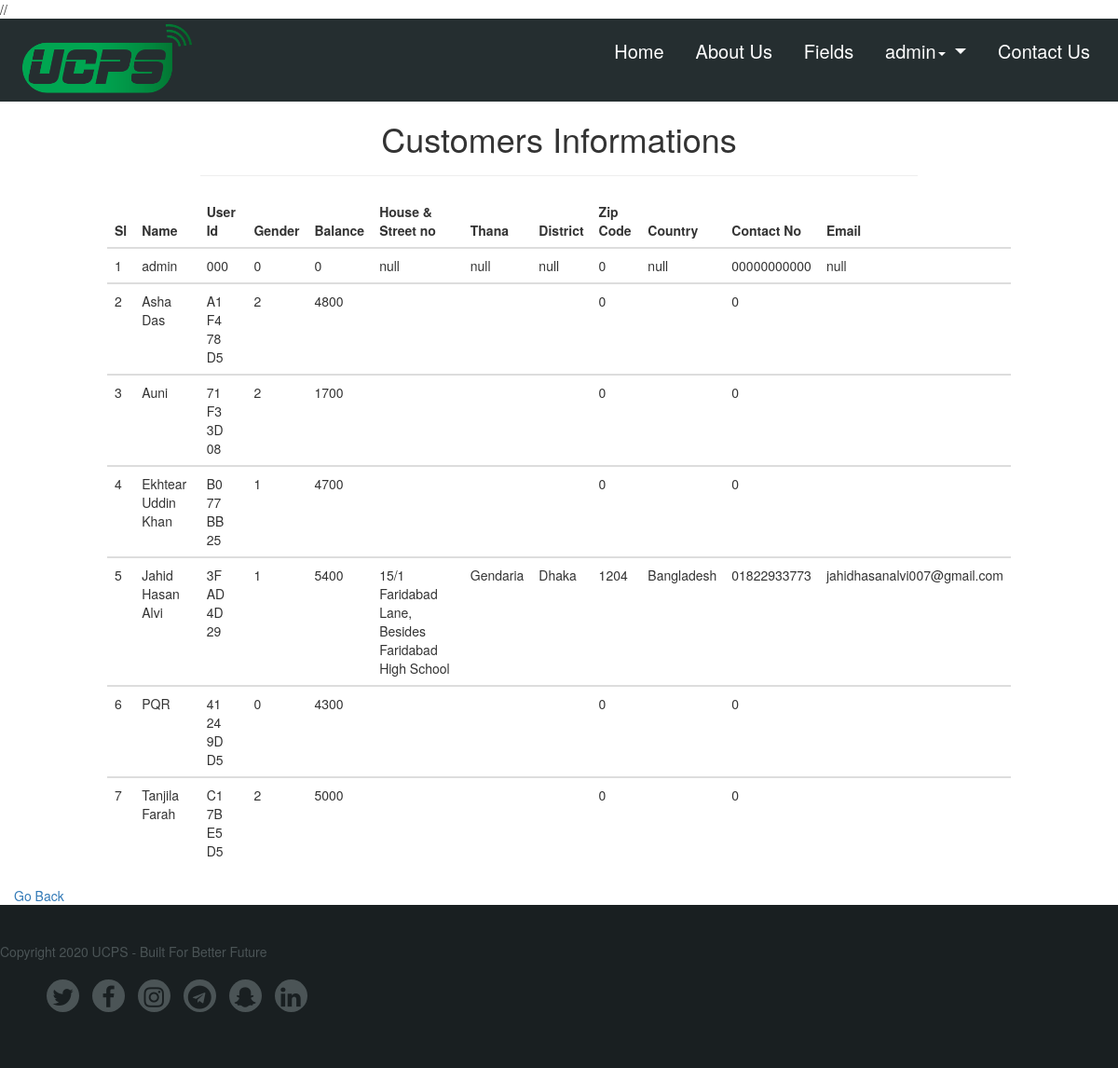
/Webpage/view_customers.php (signed in), run on the app's committed database.
### tables this page shows
CREATE TABLE `customers` (
  `cSL` int(5) NOT NULL,
  `uAccountNo` varchar(12) NOT NULL,
  `name` varchar(50) NOT NULL,
  `Balance` int(10) NOT NULL,
  `username` varchar(50) NOT NULL,
  `password` varchar(50) NOT NULL,
  `contact_no` varchar(15) NOT NULL,
  `email` varchar(30) NOT NULL,
  `gender` tinyint(1) NOT NULL,
  `houseAndStreet` varchar(200) NOT NULL,
  `thana` varchar(20) NOT NULL,
  `district` varchar(20) NOT NULL,
  `zip_code` int(5) NOT NULL,
  `country` varchar(20) NOT NULL
);

### Webpage/view_customers.php (the view, shortened to what this page needs)
<?php
include 'connection.php';
$result = "SELECT * FROM customers U ORDER BY U.Name ASC";
$result = mysqli_query($conn, $result);
?>
    <!DOCTYPE html>
    <html>
    <head>
        <link rel="stylesheet" href="https://maxcdn.bootstrapcdn.com/bootstrap/4.0.0/css/bootstrap.min.css">
        //<link rel="stylesheet" href="listViewStyle.css">
    </head>
    <body>
        <?php include 'Header.php'; ?>
            <div class="container-fluid" id="top">
                <div class="row">
                    <div class="col-md-2"></div>
                    <div class="col-md-8">
                        <h1 align="center">Customers Informations</h1>
                        <hr> </div>
                    <div class="col-md-2"></div>
                </div>
            </div>
            <div class="container-fluid" id="tab">
                <div class="row">
                    <div class="col-md-1"></div>
                    <div class="col-md-10">
                        <table class="table table-hover">
                            <thead>
                                <tr>
                                    <th>Sl</th>
                                    <th>Name</th>
                                    <th>User Id</th>
                                    <th>Gender</th>
                                    <th>Balance</th>
                                    <th>House & Street no</th>
                                    <th>Thana</th>
                                    <th>District</th>
                                    <th>Zip Code</th>
                                    <th>Country</th>
                                    <th>Contact No</th>
                                    <th>Email</th>
                                </tr>
                            </thead>
                            <?php
                    while($res = mysqli_fetch_array($result)) {
                    ?>
                                <tbody>
                                    <tr>
                                        <td class="count"></td>
                                        <td>
                                            <?php echo $res['name']; ?>
                                        </td>
                                        <td>
                                            <?php echo $res['uAccountNo']; ?>
                                        </td>
                                        <td>
                                            <?php echo $res['gender'];?>
                                        </td>
                                        <td>
                                            <?php echo $res['Balance'];?>
                                        </td>
                                        <td>
                                            <?php echo $res['houseAndStreet'];?>
                                        </td>
                                        <td>
                                            <?php echo $res['thana'];?>
                                        </td>
                                        <td>
                                            <?php echo $res['district'];?>
                                        </td>
                                        <td>
                                            <?php echo $res['zip_code'];?>
                                        </td>
                                        <td>
                                            <?php echo $res['country'];?>
                                        </td>
                                        <td>
                                            <?php echo $res['contact_no'];?>
                                        </td>
                                        <td>
                                            <?php echo $res['email'];?>
                                        </td>
                                    </tr>
                                </tbody>
                                <?php
                    }
                    ?>
                        </table>
                    </div>
                    <div class="col-md-1"></div>
                </div>
                <a href="admin_profile.php">Go Back</a>
            </div>
            <?php include 'Footer.php'; ?>
    </body>
    </html>

### Webpage/Header.php (shortened to what this page needs)
<!DOCTYPE html>
<html>
<head>
    <link rel="stylesheet" href="https://maxcdn.bootstrapcdn.com/bootstrap/3.3.7/css/bootstrap.min.css">
    <link href="https://maxcdn.bootstrapcdn.com/font-awesome/4.7.0/css/font-awesome.min.css" rel="stylesheet">
    <link rel="stylesheet" href="css/HeaderFooterStyle.css"> </head>
<body>
    <div class="container-fluid" id="header">
        <div class="row">
            <div class="col-md-4">
                <div class="logo">
                    <a href="index.php"><img src="img/logoTop.png" alt="LOGO" width="200px"></a>
                </div>
            </div>
            <div class="col-md-8">
                <div class="menu">
                    <ul>
                        <li><a href="index.php">Home</a></li>
                        <li><a href="index.php#about_us">About Us</a></li>
                        <li><a href="index.php#portfolio">Fields</a></li>
                        <?php
                    if(empty($_SESSION["username"])){?>
                            <li class="dropdown"> <a class="dropdown-toggle" data-toggle="dropdown" href="#">Sign In <span class="caret"></span></a>
                                <ul class="dropdown-menu">
                                    <li><a href="login_customer.php">Customer Sign In</a></li>
                                    <li><a href="login_vendor.php">Vendor Sign In</a></li>
                                </ul>
                            </li>
                            <?php }
                     else{?>
                                <li class="dropdown">
                                    <a href="#" class="dropdown-toggle" data-toggle="dropdown">
                                        <?php echo $_SESSION["username"] ?><span class="caret"></span> </a>
                                </li>
                                <?php } ?>
                                    <li><a href="Contact.php">Contact Us</a></li>
                    </ul>
                </div>
            </div>
        </div>
    </div>
</body>

### Webpage/Footer.php (shortened to what this page needs)
<!DOCTYPE html>
<html lang="en">
<head>
    <link rel="stylesheet" href="https://maxcdn.bootstrapcdn.com/bootstrap/3.3.7/css/bootstrap.min.css">
    <link href="https://maxcdn.bootstrapcdn.com/font-awesome/4.7.0/css/font-awesome.min.css" rel="stylesheet">
    <link rel="stylesheet" href="css/HeaderFooterStyle.css"> </head>
<body>
    <div class="container-fluid footer">
        <div class="row">
            <p>Copyright 2020 UCPS - Built For Better Future</p>
        </div>
        <div class="row">
            <div class="sites">
                <ul>
                    <li><a href="#"><i class="fa fa-twitter"></i></a></li>
                    <li><a href="#"><i class="fa fa-facebook"></i></a></li>
                    <li><a href="#"><i class="fa fa-instagram"></i></a></li>
                    <li><a href="#"><i class="fa fa-telegram"></i></a></li>
                    <li><a href="#"><i class="fa fa-snapchat-ghost"></i></a></li>
                    <li><a href="#"><i class="fa fa-linkedin"></i></a></li>
                </ul>
            </div>
        </div>
    </div>
</body>

### Webpage/css/HeaderFooterStyle.css (style rules this page uses)
#header { background: #252e30; }
#header .menu { height: 70px; }
#header .menu ul { float: right; background: #252e30; }
#header .menu ul li { display: inline; }
#header .menu ul li a { text-decoration: none; display: inline-block; color: white; transition: .8s; padding: 0px 15px; font-size: 20px; line-height: 70px; }
.footer { background: #191f21; color: #4b5456; text-align: center; }
.footer p { margin-top: 40px; margin-bottom: 20px; }
.footer .sites { margin-bottom: 50px; }
.footer .sites ul li { background: #4b5456; display: inline-block; height: 35px; width: 35px; margin-left: 10px; border-radius: 50%; }
.footer .sites ul li a { text-decoration: none; display: inline-block; color: #191f21; transition: .8s; font-size: 25px; }

### Webpage/view_customers.php (style rules this page uses)
table { counter-reset: section; }
.count:before { counter-increment: section; content: counter(section); }

### data on the page
customers: name "admin", uAccountNo "000", gender "0", Balance "0", houseAndStreet "null", thana "null", district "null", zip_code "0", country "null", contact_no "00000000000", email "null"
customers: name "Asha Das", uAccountNo "A1 F4 78 D5", gender "2", Balance "4800", zip_code "0", contact_no "0"
customers: name "Auni", uAccountNo "71 F3 3D 08", gender "2", Balance "1700", zip_code "0", contact_no "0"
customers: name "Ekhtear Uddin Khan", uAccountNo "B0 77 BB 25", gender "1", Balance "4700", zip_code "0", contact_no "0"
customers: name "Jahid Hasan Alvi", uAccountNo "3F AD 4D 29", gender "1", Balance "5400", houseAndStreet "15/1 Faridabad Lane, Besides Faridabad High School", thana "Gendaria", district "Dhaka", zip_code "1204", country "Bangladesh", contact_no "01822933773", email "jahidhasanalvi007@gmail.com"
customers: name "PQR", uAccountNo "41 24 9D D5", gender "0", Balance "4300", zip_code "0", contact_no "0"
customers: name "Tanjila Farah", uAccountNo "C1 7B E5 D5", gender "2", Balance "5000", zip_code "0", contact_no "0"

### other printed values
$_SESSION["username"] "admin"
